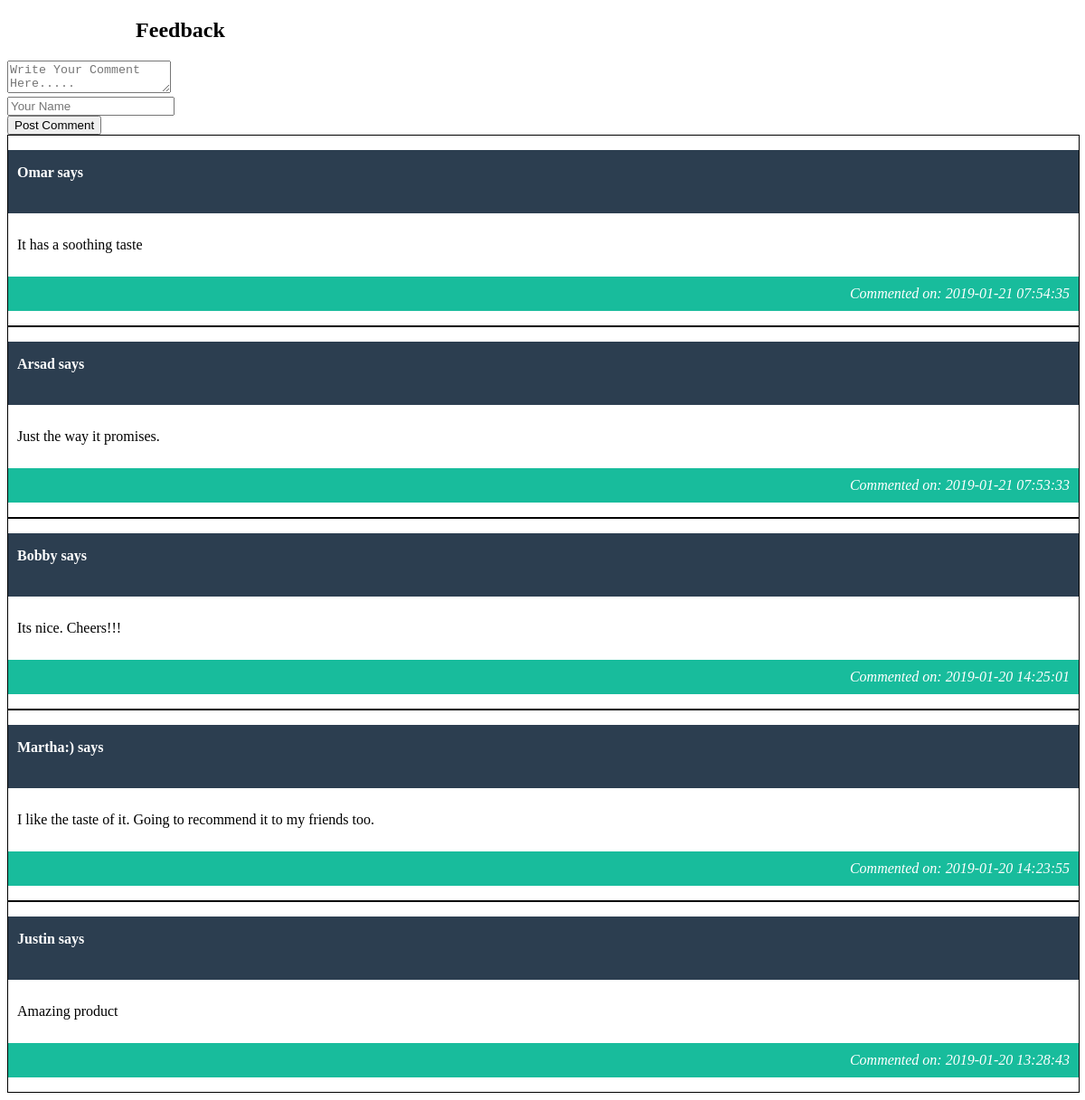
The page /index1.php on the database as committed earlier.
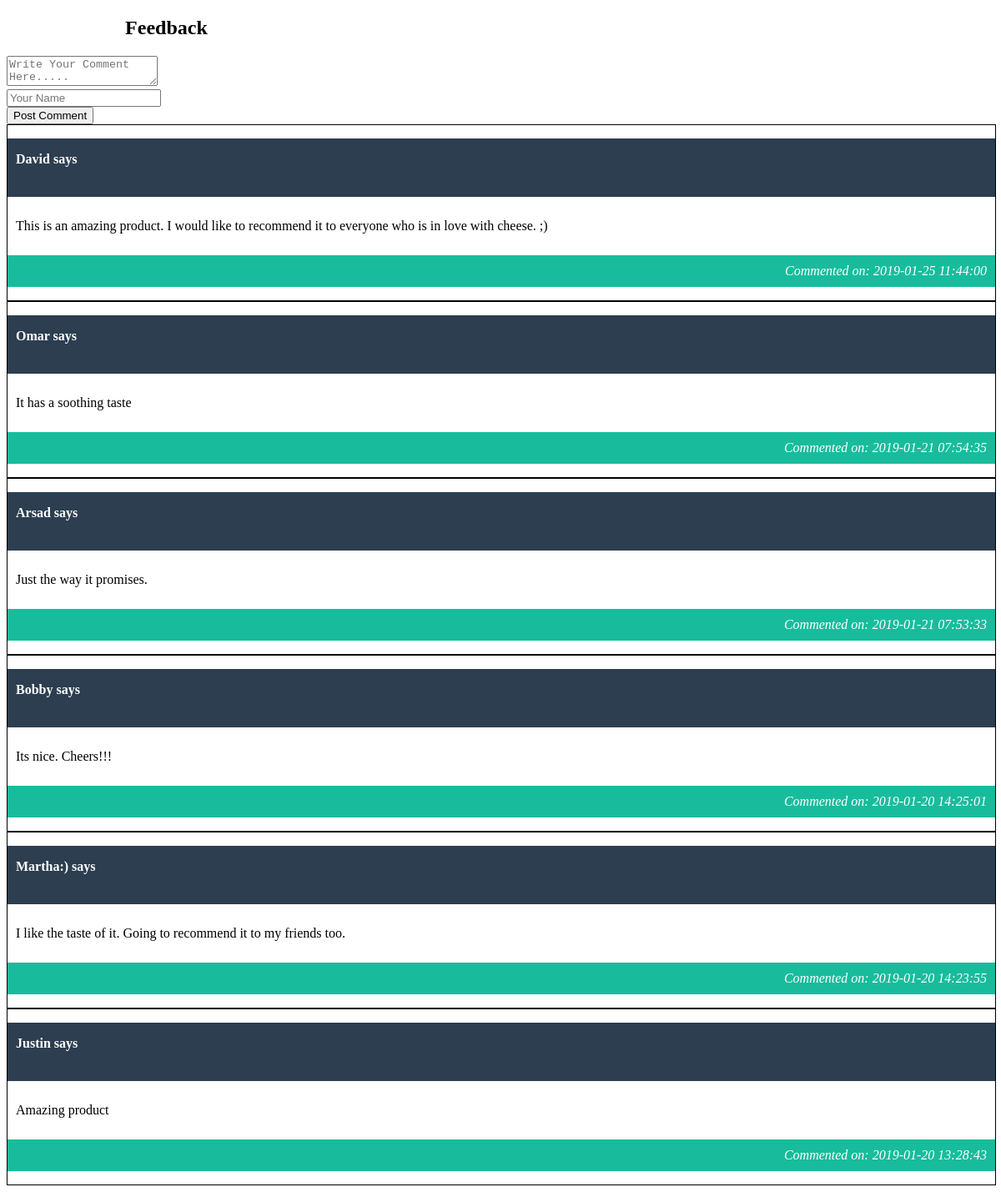
The same page on the database as committed later.
### tables this page shows
CREATE TABLE `comments` (
  `id` int(11) NOT NULL,
  `item_id` int(20) NOT NULL,
  `name` text NOT NULL,
  `comment` text NOT NULL,
  `post_time` timestamp NOT NULL DEFAULT CURRENT_TIMESTAMP
);

### index1.php (the view, shortened to what this page needs)
<!DOCTYPE html>
<html>
<head>
<link type="text/css" rel="stylesheet" href="css/style.css">
<link rel="stylesheet" type="text/css" href="css/comment_style.css">
</head>
<body>
  <div style="margin-left:12%"><h2 align="left">Feedback</h2></div>
  <form method='post' action="" onsubmit="return post();">
  <textarea id="comment" placeholder="Write Your Comment Here....."></textarea>
  <br>
  <input type="text" id="username" placeholder="Your Name">
  <br>
  <input type="submit" value="Post Comment">
  </form>
  <div id="all_comments">
  <?php
    include('config.php');
    $comm = mysqli_query($con, "select name,comment,post_time from comments order by post_time desc");
    while($row=mysqli_fetch_array($comm))
    {
    $name=$row['name'];
    $comment=$row['comment'];
      $time=$row['post_time'];
    ?>
  <div class="comment_div">
    <p class="name"><?php echo $name.' says';?></p>
      <p class="comment"><?php echo $comment;?></p>
    <p class="time">Commented on: <?php echo $time;?></p>
  </div>
    <?php
    }
    ?>
  </div>
</body>
</html>

### css/comment_style.css (style rules this page uses)
.comment_div { width:100%; border:1px solid black; background-color:white; margin:auto; text-align:left; float; }
.comment_div .name { height:50px; line-height:30px; padding:10px; background-color:#2c3e50; color:white; text-align:left; font-weight: bold; }
.comment_div .comment { padding:10px; }
.comment_div .time { font-style:italic; padding:10px; background-color:#18bc9c; color:white; text-align:right; }

Rows that differ between the two databases and show on the page:
added comments: name "David", comment "This is an amazing product. I would like to recommend it to everyone who is in love with cheese. ;)", post_time "2019-01-25 11:44:00"
